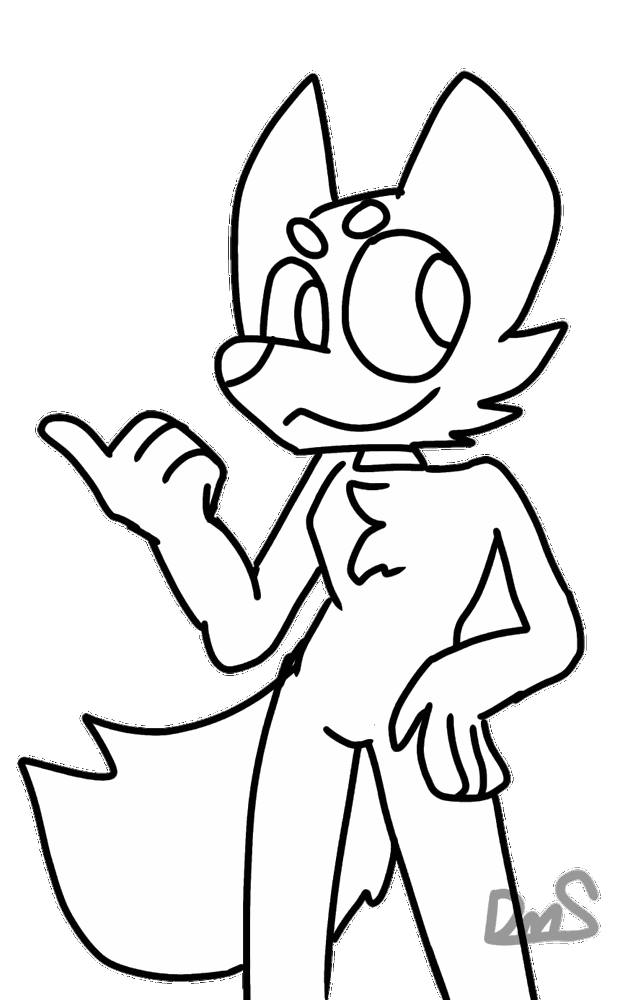
#> input picture Images/templates/1.gif, 620 x 1000 px, shrunk from 860 x 1387 before the run, found by its file name
$ python FujiSpawn.py
#> lines starting #> are read from the running program, lines starting #| are printed output that depends on the picture
from PIL import Image, ImageFont, ImageDraw
import random
import time

############################CONFIG#####################
font = ImageFont.truetype(".\Images/Fonts/Roboto-Regular.ttf", 40)


Fursonanames = ["Wolf" , "BlueWolf" , "Amazing wolf" , "Wolf Proto"]
randomanme = random.choice(Fursonanames)

randomhead = random.randint(1 , 3)
randombackground = random.randint(1 ,4)
randomhands = random.randint(1 ,3)
randomlegs = random.randint(1 , 4)
randombody =  random.randint(1, 5)


template = Image.open(fr".\Images/templates/1.gif").convert("RGBA")
#> template is the input picture: PIL image 620x1000 RGBA; mean R, G, B, A 107.3, 107.3, 107.3, 131.9
headdesgin = Image.open(fr".\Images/main/Head/1.gif").convert("RGBA")
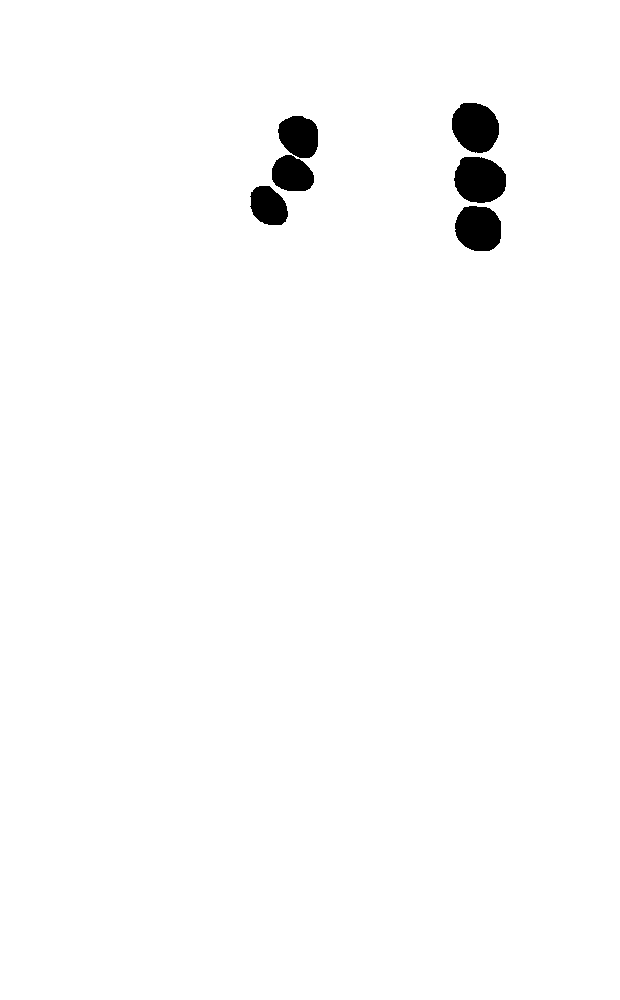
#> input picture Images/main/Head/1.gif, 620 x 1000 px, shrunk from 860 x 1387 before the run, found by its file name
#> headdesgin is the input picture: PIL image 620x1000 RGBA; mean R, G, B, A 0, 0, 0, 3.7
background = Image.open(fr".\Images/backgroundimages/{randombackground}.gif").convert("RGBA")
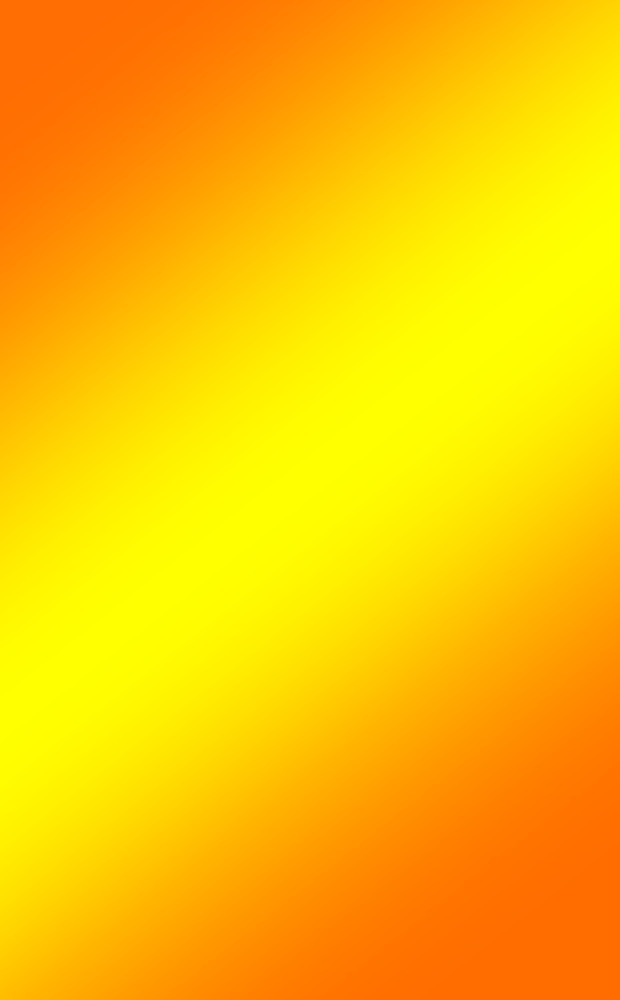
#> input picture Images/backgroundimages/1.gif, 620 x 1000 px, shrunk from 860 x 1387 before the run, found by its file name
hands = Image.open(fr".\Images/main/Arms/{randomhands}.gif").convert("RGBA")
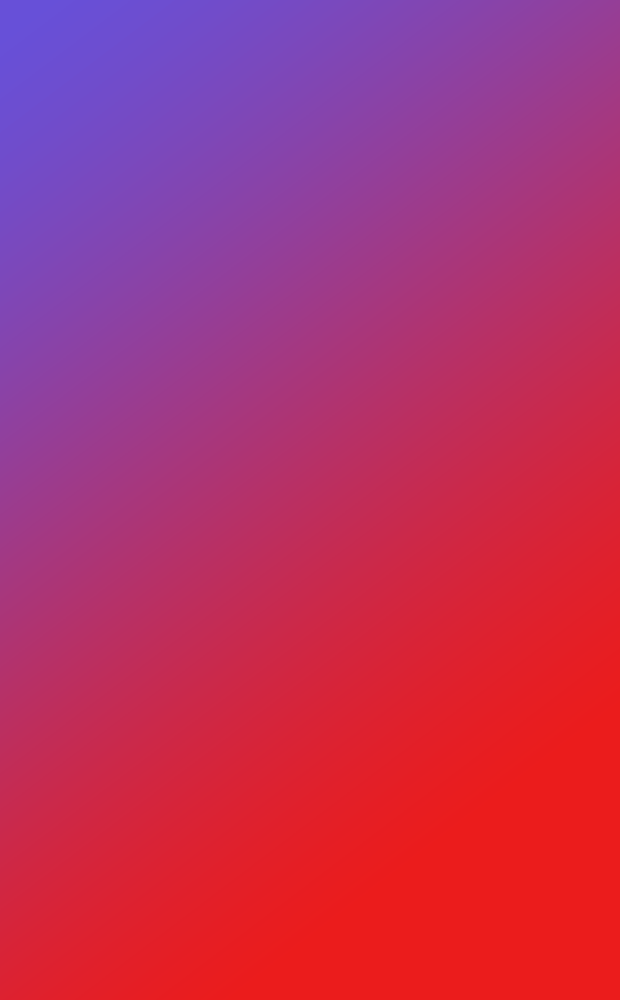
#> input picture Images/backgroundimages/2.gif, 620 x 1000 px, shrunk from 860 x 1387 before the run, found by its file name
#> (the run stopped early here; a loop or call above may not have finished)
